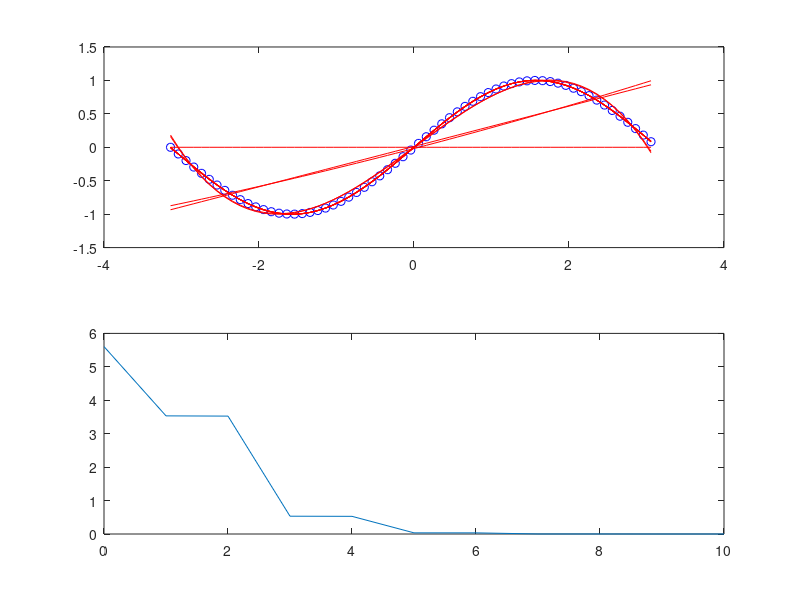

Reproduce this figure in MATLAB.
%% Applied Mathematics Assignment 4
% Curve fitting 1
% This code fits a sin-function in a least-squares sense with polynomials
% of degrees 0 through 10 using the Vandermonde matrix
% Authors : Changbum Ko, Soyoung Gill and Haeji Shin
% Created : 2019/05/12

%% initalize
% clear all variables, close all figures, and clear the command window
clear all;
close all;
clc;


%% fitting
% create Vandermonde matrices and fit the data in a least-squares sense
% using Householder QR factorization and calculate the residuals
for f = 1:11                   % for the number of polynomial degrees
    x = [-pi:0.1:pi];          
    y = sin(x)';               % create data
    Vand = fliplr(vander(x));  % create Vandermonde matrix for polynomial degree of 11 as a whole
    V = Vand(:,1:f);           % and select "the" Vandermonde matrix for the current polynomial degree for calculation

    e = zeros(63,1);           % prepare a vector of zeros to create the e vector
    for d = 1:f                    % for each degree
        e(d,1) = 1;                % insert 1 in the dth element and create the e vector
        Vqr = zeros(63,1);         % prepare vector Vqr to calculate v
        Vqr(d:end) = V(d:end,d);   % and fill it in with the dth column of the Vandermonde matrix for the current degree
        
        if Vqr(d,1) > 0                                 % to avoid cancellation check the first element of Vqr 
            v = Vqr + (sqrt(sum(Vqr(:).^2))) * e;       % calculate v for when the first element is positive
            else v = Vqr - (sqrt(sum(Vqr(:).^2))) * e;  % calculate v for when the first element is negative
        end
        
        H = eye(63) - (2 * (v * v') / (v' * v)); % calculate H to use in Householder transformation
        V = H * V; % Householder transformation
        y = H * y; % Householder transformation
        e = zeros(63,1); % reset vector e of zeros for next calculation
    end
    
    R = V(1:f,:); % select the upper triangular matrix R
    c = y(1:f); % select the corresponding vector c
    coef{f} = R \ c; % calculate the coeffient through back-substitution
    fitted{f} = Vand(:,1:f) * coef{f}; % calculate the estimates
    
    res = y(f+1:end); % take the rest of y (elements below c) to calculate the residuals
    norm(f) = sqrt(sum(res(:).^2)); % calculate the norm of the residuals
    
end

%% plotting results
% create figure
figure(1)

% subplot 1
subplot(2,1,1)
plot(x,sin(x),'bo')         % plot the original sin-function in blue circles
hold on                     % temporarily hold on to add more to the plot
for f = 1:11                % for the number of fits
    plot(x,fitted{f},'r-')  % plot all the fits in red lines
    hold on
end

% subplot 2
subplot(2,1,2)
degrees = [0:1:10]; % degrees of polynomials 0 through 10
plot(degrees,norm) % plot the norm of the residuals as a function of the degrees


%% Observation
% The coefficients show a decreasing trend as the polynomial degrees
% increase. The norm of the residuals do not gradually decrease as the polynomial
% degrees increase, because at every degree of an even number the norm does
% not show a noticeable difference than the one before. Thus when given with
% 11 chances to fit a polynomial to the sin-function, only fitting with
% polynomials of degrees of odd numbers might produce a much better fit than
% the 11 fits above. However, it is important to always remember the fact
% that if the polynomial degree gets excessively large, overfitting could
% become a problem.


